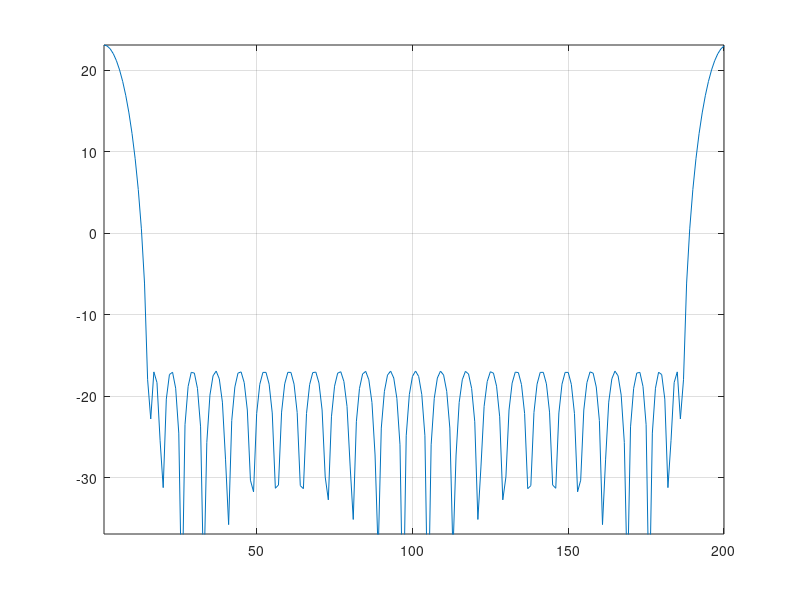

The MATLAB script that drew this image:
function w = chebyshev(M,SLL)

% function w = chebyshev(M,SLL)
% M - number of point
% SLL - positive dB

if nargin == 0
 SLL = 40; % sidelobe level in dB
 M = 25; % window length
end

N = M -1;
% If the desired Chebyshev window sequence length is M, 
% then define integer N = M-1.
% 
% Define the window's sidelobe-level control parameter as g.
% The window's sidelobe levels, relative to the mainlobe peak, 
% will be -20g dB. 
% 

g = SLL/20;
%     Compute parameter a as
%     a = cosh[cosh-1(10g)/N].
a = cosh(acosh(10^g)/N);
% 
%     Compute the N-length sequence A(m) using
%     A(m) = |a cos(pi m/N)|
m = (0:(N-1));
A = a*cos(pi*m/N);
% 
% where the index m is 0 ? m ? (N-1).
% For each m, evaluate the Nth-degree Chebyshev polynomial whose argument 
% is A(m) to generate a frequency-domain sequence W(m). 
% There are many ways to evaluate Chebyshev polynomials. Due to its simplicity 
% of notation, I suggest the following:
% W(m) = (-1)m cosh{N cosh-1[A(m)]}, when |A(m)| > 1,
W = (-1).^m.*cosh(N*acosh(A));
% 
% or
% W(m) = (-1)m cos{N cos-1[A(m)]}, when |A(m)| ? 1.
L = A <=1;
W(L) = (-1).^m(L).*cos(N*acos(A(L)));
% 
% The W(m) sequence is real-only, although our software's computational 
% numerical errors may produce a complex-valued W(m) with very small 
% imaginary parts. Those imaginary parts, if they exist, should be ignored. 
% The above (-1)m factors are necessary because the frequency-domain index m 
% is never less than zero.
% Compute a preliminary time-domain window sequence, w(m), using
% w(m) = real part of the N-point inverse DFT of W(m).
% Replace w(0), the first w(m) time sample, with w(0)/2.
% Append that new w(0) sample value to the end of the N-point w(m) sequence, 
% w(M-1) = w(0), creating the desired M-length window sequence w(k) 
% where time index k is 0 ? k ? (M-1).
% Normalize the amplitude of w(k), to obtain a unity peak amplitude, 
% by dividing each sample of w(k) from Step 8 by the maximum sample value in w(k).
% 
w = real(ifft(W));
w = [w(1)/2 w(2:end) w(1)/2];
w = w'/max(w);
if nargin == 0
    R = 20*log10(abs(fft(w,length(w)*8)));
    plot(R),shg, grid
    axis tight
    ax = axis;
    ax(3) = max(R) -SLL - 20;
    axis(ax)
end